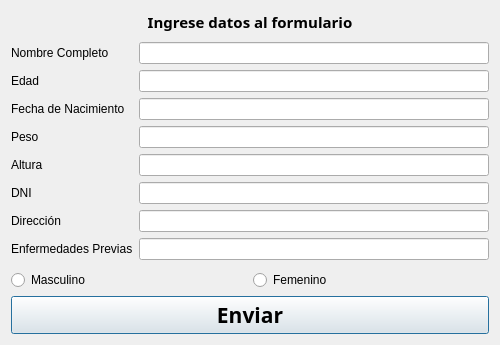
<?xml version="1.0" encoding="UTF-8"?>
<ui version="4.0">
 <class>Add_His_Med</class>
 <widget class="QDialog" name="Add_His_Med">
  <property name="geometry">
   <rect>
    <x>0</x>
    <y>0</y>
    <width>500</width>
    <height>345</height>
   </rect>
  </property>
  <property name="windowTitle">
   <string>Añadir historial médico</string>
  </property>
  <layout class="QGridLayout" name="gridLayout_3">
   <item row="0" column="0">
    <layout class="QGridLayout" name="gridLayout_2">
     <item row="2" column="0">
      <layout class="QHBoxLayout" name="horizontalLayout">
       <item>
        <layout class="QVBoxLayout" name="verticalLayout">
         <item>
          <widget class="QLabel" name="label_8">
           <property name="text">
            <string>Nombre Completo</string>
           </property>
          </widget>
         </item>
         <item>
          <widget class="QLabel" name="label">
           <property name="text">
            <string>Edad</string>
           </property>
          </widget>
         </item>
         <item>
          <widget class="QLabel" name="label_7">
           <property name="text">
            <string>Fecha de Nacimiento</string>
           </property>
          </widget>
         </item>
         <item>
          <widget class="QLabel" name="label_2">
           <property name="text">
            <string>Peso</string>
           </property>
          </widget>
         </item>
         <item>
          <widget class="QLabel" name="label_3">
           <property name="text">
            <string>Altura</string>
           </property>
          </widget>
         </item>
         <item>
          <widget class="QLabel" name="label_4">
           <property name="text">
            <string>DNI</string>
           </property>
          </widget>
         </item>
         <item>
          <widget class="QLabel" name="label_5">
           <property name="text">
            <string>Dirección</string>
           </property>
          </widget>
         </item>
         <item>
          <widget class="QLabel" name="label_6">
           <property name="text">
            <string>Enfermedades Previas</string>
           </property>
          </widget>
         </item>
        </layout>
       </item>
       <item>
        <layout class="QVBoxLayout" name="verticalLayout_2">
         <item>
          <widget class="QLineEdit" name="nombre"/>
         </item>
         <item>
          <widget class="QLineEdit" name="edad"/>
         </item>
         <item>
          <widget class="QLineEdit" name="fechanacimiento"/>
         </item>
         <item>
          <widget class="QLineEdit" name="peso"/>
         </item>
         <item>
          <widget class="QLineEdit" name="altura"/>
         </item>
         <item>
          <widget class="QLineEdit" name="dni"/>
         </item>
         <item>
          <widget class="QLineEdit" name="direccion"/>
         </item>
         <item>
          <widget class="QLineEdit" name="vulnerabilidad"/>
         </item>
        </layout>
       </item>
      </layout>
     </item>
     <item row="0" column="0">
      <widget class="QLabel" name="label_9">
       <property name="font">
        <font>
         <family>Berlin Sans FB Demi</family>
         <pointsize>11</pointsize>
         <weight>75</weight>
         <bold>true</bold>
        </font>
       </property>
       <property name="text">
        <string>&lt;html&gt;&lt;head/&gt;&lt;body&gt;&lt;p align=&quot;center&quot;&gt;&lt;span style=&quot; font-size:11pt; font-weight:600;&quot;&gt;Ingrese datos al formulario&lt;/span&gt;&lt;/p&gt;&lt;/body&gt;&lt;/html&gt;</string>
       </property>
      </widget>
     </item>
     <item row="4" column="0">
      <layout class="QGridLayout" name="gridLayout">
       <item row="0" column="0">
        <layout class="QHBoxLayout" name="horizontalLayout_2">
         <item>
          <widget class="QRadioButton" name="varon">
           <property name="text">
            <string>Masculino</string>
           </property>
          </widget>
         </item>
         <item>
          <widget class="QRadioButton" name="mujer">
           <property name="text">
            <string>Femenino</string>
           </property>
          </widget>
         </item>
        </layout>
       </item>
       <item row="1" column="0">
        <widget class="QPushButton" name="guardarpushbuton">
         <property name="font">
          <font>
           <family>Berlin Sans FB Demi</family>
           <pointsize>16</pointsize>
           <weight>75</weight>
           <bold>true</bold>
          </font>
         </property>
         <property name="cursor">
          <cursorShape>PointingHandCursor</cursorShape>
         </property>
         <property name="text">
          <string>Enviar</string>
         </property>
        </widget>
       </item>
      </layout>
     </item>
     <item row="1" column="0">
      <spacer name="verticalSpacer">
       <property name="orientation">
        <enum>Qt::Vertical</enum>
       </property>
       <property name="sizeHint" stdset="0">
        <size>
         <width>20</width>
         <height>40</height>
        </size>
       </property>
      </spacer>
     </item>
     <item row="3" column="0">
      <spacer name="verticalSpacer_2">
       <property name="orientation">
        <enum>Qt::Vertical</enum>
       </property>
       <property name="sizeHint" stdset="0">
        <size>
         <width>20</width>
         <height>40</height>
        </size>
       </property>
      </spacer>
     </item>
    </layout>
   </item>
  </layout>
 </widget>
 <resources/>
 <connections/>
</ui>
